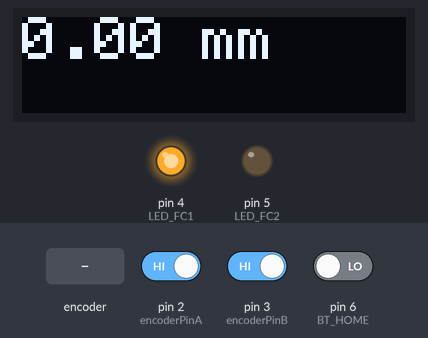
Recording of a sketch running on a simulated Arduino Uno, built with avr-gcc and run on an emulated ATmega328P. Shown: 128×32 one-colour display, output pins drawn as LEDs (lit = HIGH). The inputs (shaded band) are chosen by the test bench; at power-on: pin 6 (BT_HOME) LOW, pin 2 (encoderPinA) HIGH, pin 3 (encoderPinB) HIGH. What the sketch prints to the serial monitor is not drawn.

Above: at 1.2 s.
1.3 s: rotary encoder on pin 2 (encoderPinA) / pin 3 (encoderPinB) turned 1 step (first pin leading)
At 2.6 s:
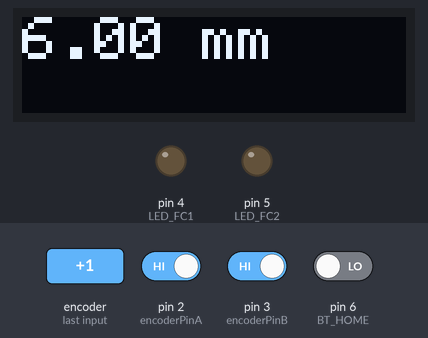
3.0 s: rotary encoder on pin 2 (encoderPinA) / pin 3 (encoderPinB) turned 1 step (first pin leading)
At 4.2 s:
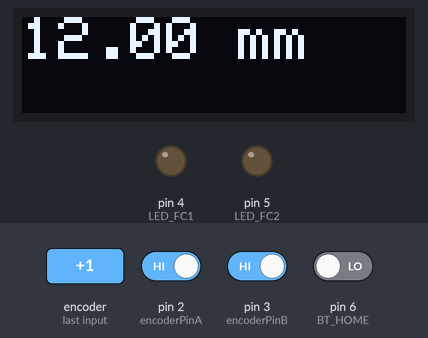
4.7 s: rotary encoder on pin 2 (encoderPinA) / pin 3 (encoderPinB) turned 1 step (first pin leading)
At 5.2 s:
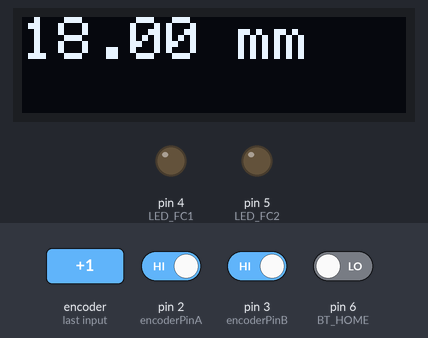
6.4 s: pin 6 (BT_HOME) driven HIGH
At 6.43 s:
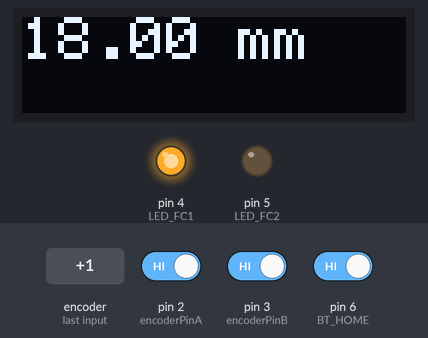
Timing chart, 0 to 8.9 s (numbered marks = the images above; inputs shaded):
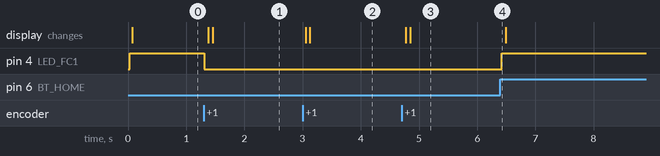

Measured:
- after the input at 1.3 s, pin 4 (LED_FC1): HIGH → LOW at once; the display: first changes after 0.08 s (image 1 shows a later state)
- after the input at 3.0 s, the display: first changes after 0.06 s (image 2 shows a later state)
- after the input at 4.7 s, the display: first changes after 0.07 s (image 3 shows a later state)
- after the input at 6.4 s, pin 4 (LED_FC1): LOW → HIGH at once

The sketch:

rotary_motor_encoder_distanza.ino
```cpp
#include <Wire.h>
#include <Adafruit_GFX.h>
#include <Adafruit_SSD1306.h>
#define SCREEN_WIDTH 128 // OLED display width, in pixels
#define SCREEN_HEIGHT 32 // OLED display height, in pixels
#define OLED_RESET     -1 // Reset pin # (or -1 if sharing Arduino reset pin)
Adafruit_SSD1306 display(SCREEN_WIDTH, SCREEN_HEIGHT, &Wire, OLED_RESET);

// encoder
#define encoderPinA  2
#define encoderPinB  3
#define LED_FC1 4
#define LED_FC2 5
#define BT_HOME 6

//conversione
float STEP2MM = 1.5;
#define FC1_LIMIT_MM 0
#define FC2_LIMIT_MM 2000

volatile long pos = 0;

void setup() {
  Serial.begin(9600);
  pinMode(encoderPinA, INPUT_PULLUP);
  pinMode(encoderPinB, INPUT_PULLUP);
  pinMode(BT_HOME, INPUT);
  pinMode(LED_FC1, OUTPUT);
  pinMode(LED_FC2, OUTPUT);

  // encoder pin on interrupt 0 (pin 2)
  attachInterrupt(0, doEncoderA, CHANGE);
  // encoder pin on interrupt 1 (pin 3)
  attachInterrupt(1, doEncoderB, CHANGE);

  //display
  if(!display.begin(SSD1306_SWITCHCAPVCC, 0x3C)) { // Address 0x3C for 128x32
    Serial.println(F("SSD1306 allocation failed"));
    for(;;); // Don't proceed, loop forever
  }
  display.setTextSize(2);      // Normal 1:1 pixel scale
  display.setTextColor(WHITE); // Draw white text
  display.cp437(true);
  display.clearDisplay();
}


unsigned long dt, t1;
float dist = 0;

void loop() {
  dist = (float)pos * STEP2MM;
  Serial.print(pos);
  Serial.print(" - ");
  Serial.println(dist);
  dt = millis() - t1;
  if (dt > 50) {
    display.clearDisplay();
    display.setCursor(0, 0);
    display.print(dist);
    display.print(" mm");
    display.display();
    t1 = millis();
  }

  if (dist <= FC1_LIMIT_MM) {
     digitalWrite(LED_FC1, HIGH);
  } else {
     digitalWrite(LED_FC1, LOW);
  }
  if (dist >= FC2_LIMIT_MM) {
     digitalWrite(LED_FC2, HIGH);
  } else {
     digitalWrite(LED_FC2, LOW);
  }
  if (digitalRead(BT_HOME)) {
    pos = 0;
  }
}

void doEncoderA() {
  // look for a low-to-high on channel A
  if (digitalRead(encoderPinA) == HIGH) {
    // check channel B to see which way encoder is turning
    if (digitalRead(encoderPinB) == LOW) {
      pos = pos + 1;         // CW
    } else {
      pos = pos - 1;         // CCW
    }
  } else {// look for a high-to-low on channel A
    if (digitalRead(encoderPinB) == HIGH) {// check channel B to see which way encoder is turning
      pos = pos + 1;          // CW
    } else {
      pos = pos - 1;          // CCW
    }
  }
}

void doEncoderB() {
  // look for a low-to-high on channel B
  if (digitalRead(encoderPinB) == HIGH) {
    // check channel A to see which way encoder is turning
    if (digitalRead(encoderPinA) == HIGH) {
      pos = pos + 1;         // CW
    } else {
      pos = pos - 1;         // CCW
    }
  } else { // Look for a high-to-low on channel B
    // check channel B to see which way encoder is turning
    if (digitalRead(encoderPinA) == LOW) {
      pos = pos + 1;          // CW
    } else {
      pos = pos - 1;          // CCW
    }
  }
}
```
